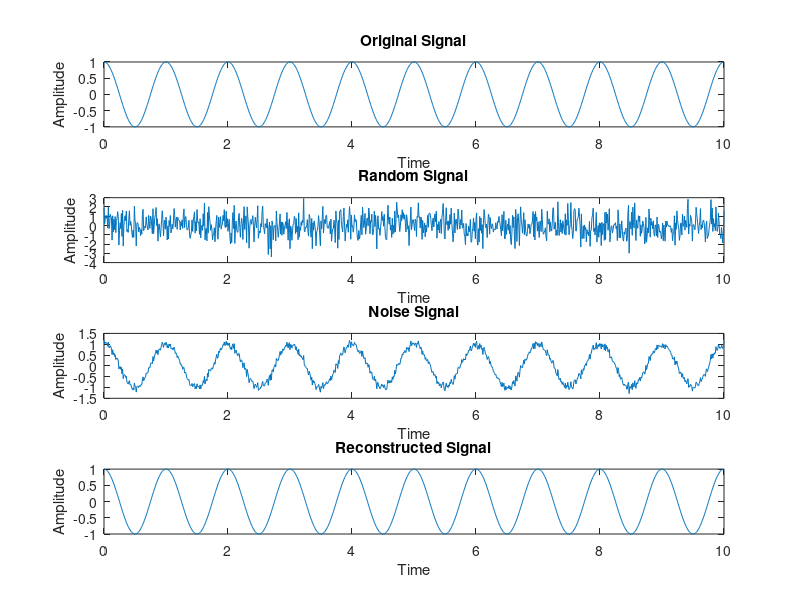

The MATLAB script that drew this image:
clear all;close all;clc;

fc=10;
fm=1;
t=0:0.01:10;

u=1;

s=cos(2*pi*fm*t);
subplot(411);
plot(t,s);
title('Original Signal');
xlabel('Time');
ylabel('Amplitude');

r=randn(1,length(s));
subplot(412);
plot(t,r);
title('Random Signal');
xlabel('Time');
ylabel('Amplitude');

n = s+0.1*r;
subplot(413);
plot(t,n);
title('Noise Signal');
xlabel('Time');
ylabel('Amplitude');

recon = n - 0.1*r;
subplot(414);
plot(t,recon);
title('Reconstructed Signal');
xlabel('Time');
ylabel('Amplitude');